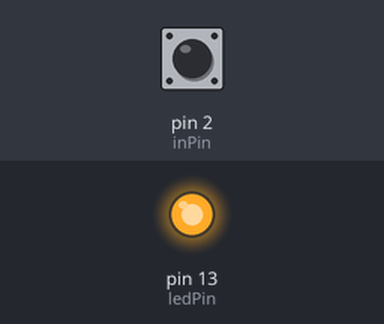
Simulated run of this sketch. Board: Arduino Uno, built with avr-gcc and run on an emulated ATmega328P. Parts: output pins drawn as LEDs (lit = HIGH). The test bench sets the inputs (shaded band); at power-on: pin 2 (inPin) HIGH.

Above: at 0.1 s.
Timing chart, 0 to 1.6 s (numbered marks = the images above):
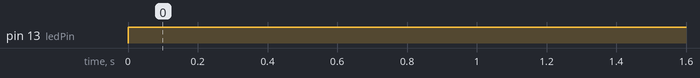

Measured:
- by itself, pin 13 (ledPin): LOW → HIGH at 0.00 s

The sketch:

led_pushButton.ino
```cpp
int ledPin = 13; // choose the pin for the LED
int inPin = 2;   // choose the input pin (for a pushbutton)
int val = 0;     // variable for reading the pin status

void setup() {
  pinMode(ledPin, OUTPUT);  // declare LED as output
  pinMode(inPin, INPUT);    // declare pushbutton as input
  digitalWrite(ledPin, LOW);
}

void loop(){
  val = digitalRead(inPin);  // read input value
  if (val == LOW) {         // check if the input is HIGH (button released)
      // turn LED OFF

  } else {

    start();  // turn LED ON
  }
}
void start() {
  digitalWrite(ledPin, HIGH);
}
```
